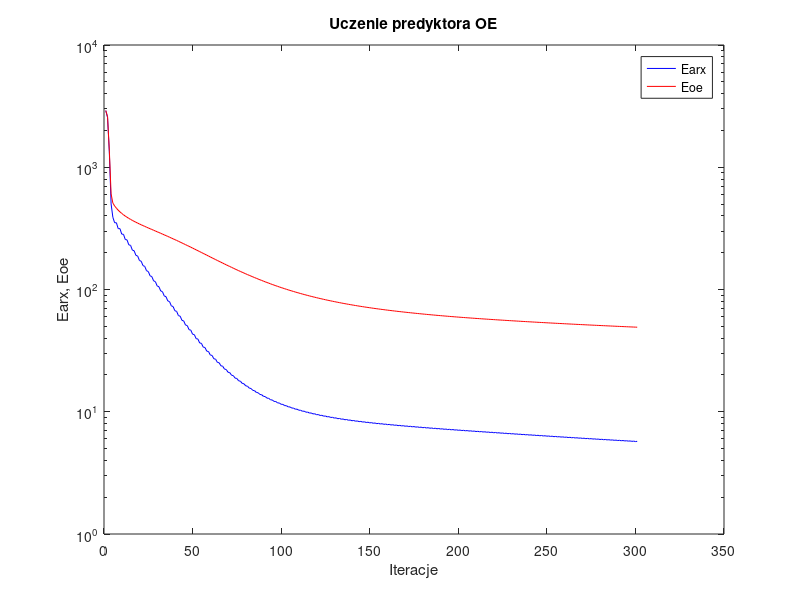
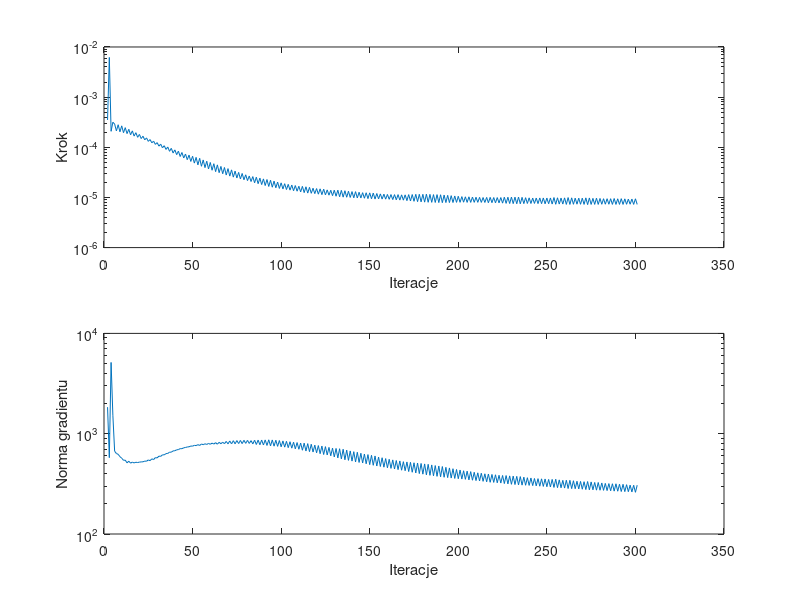

MATLAB code to generate these figures, in order:
%uczenie predyktora oe
clear all;
n=0; farx(n+1)=2.906634e+003; foe(n+1)=2.910154e+003; wspucz(n+1)=0.000000e+000; ng(n+1)=0.000000e+000;
n=1; farx(n+1)=2.553664e+003; foe(n+1)=2.594215e+003; krok(n+1)=3.505202e-004; ng(n+1)=1.838889e+003;
n=2; farx(n+1)=1.338366e+003; foe(n+1)=1.379075e+003; krok(n+1)=6.192369e-003; ng(n+1)=5.768130e+002;
n=3; farx(n+1)=5.015450e+002; foe(n+1)=6.055021e+002; krok(n+1)=2.084136e-004; ng(n+1)=5.133134e+003;
n=4; farx(n+1)=3.896473e+002; foe(n+1)=5.094646e+002; krok(n+1)=3.163070e-004; ng(n+1)=1.527792e+003;
n=5; farx(n+1)=3.515436e+002; foe(n+1)=4.823733e+002; krok(n+1)=2.908501e-004; ng(n+1)=6.689780e+002;
n=6; farx(n+1)=3.516984e+002; foe(n+1)=4.626349e+002; krok(n+1)=2.125792e-004; ng(n+1)=6.347634e+002;
n=7; farx(n+1)=3.147931e+002; foe(n+1)=4.455559e+002; krok(n+1)=2.815739e-004; ng(n+1)=6.230345e+002;
n=8; farx(n+1)=3.147470e+002; foe(n+1)=4.317180e+002; krok(n+1)=2.037062e-004; ng(n+1)=5.902421e+002;
n=9; farx(n+1)=2.839011e+002; foe(n+1)=4.191652e+002; krok(n+1)=2.676681e-004; ng(n+1)=5.694433e+002;
n=10; farx(n+1)=2.827177e+002; foe(n+1)=4.085045e+002; krok(n+1)=1.955288e-004; ng(n+1)=5.431926e+002;
n=11; farx(n+1)=2.565146e+002; foe(n+1)=3.986308e+002; krok(n+1)=2.463545e-004; ng(n+1)=5.447354e+002;
n=12; farx(n+1)=2.545514e+002; foe(n+1)=3.899836e+002; krok(n+1)=1.874926e-004; ng(n+1)=5.125818e+002;
n=13; farx(n+1)=2.319262e+002; foe(n+1)=3.818183e+002; krok(n+1)=2.285820e-004; ng(n+1)=5.318459e+002;
n=14; farx(n+1)=2.296578e+002; foe(n+1)=3.745013e+002; krok(n+1)=1.775639e-004; ng(n+1)=5.086548e+002;
n=15; farx(n+1)=2.099085e+002; foe(n+1)=3.675054e+002; krok(n+1)=2.125074e-004; ng(n+1)=5.209020e+002;
n=16; farx(n+1)=2.075687e+002; foe(n+1)=3.611135e+002; krok(n+1)=1.673718e-004; ng(n+1)=5.110352e+002;
n=17; farx(n+1)=1.903088e+002; foe(n+1)=3.549461e+002; krok(n+1)=1.955288e-004; ng(n+1)=5.192012e+002;
n=18; farx(n+1)=1.879066e+002; foe(n+1)=3.492256e+002; krok(n+1)=1.581535e-004; ng(n+1)=5.159366e+002;
n=19; farx(n+1)=1.727079e+002; foe(n+1)=3.436458e+002; krok(n+1)=1.803354e-004; ng(n+1)=5.206008e+002;
n=20; farx(n+1)=1.703240e+002; foe(n+1)=3.384080e+002; krok(n+1)=1.492510e-004; ng(n+1)=5.233885e+002;
n=21; farx(n+1)=1.568514e+002; foe(n+1)=3.332527e+002; krok(n+1)=1.662532e-004; ng(n+1)=5.245807e+002;
n=22; farx(n+1)=1.545417e+002; foe(n+1)=3.283637e+002; krok(n+1)=1.408798e-004; ng(n+1)=5.331090e+002;
n=23; farx(n+1)=1.424696e+002; foe(n+1)=3.235191e+002; krok(n+1)=1.539526e-004; ng(n+1)=5.313618e+002;
n=24; farx(n+1)=1.403332e+002; foe(n+1)=3.188793e+002; krok(n+1)=1.312842e-004; ng(n+1)=5.475359e+002;
n=25; farx(n+1)=1.295003e+002; foe(n+1)=3.142577e+002; krok(n+1)=1.426314e-004; ng(n+1)=5.385968e+002;
n=26; farx(n+1)=1.275103e+002; foe(n+1)=3.098040e+002; krok(n+1)=1.228179e-004; ng(n+1)=5.613831e+002;
n=27; farx(n+1)=1.177353e+002; foe(n+1)=3.053486e+002; krok(n+1)=1.323954e-004; ng(n+1)=5.521692e+002;
n=28; farx(n+1)=1.159228e+002; foe(n+1)=3.010325e+002; krok(n+1)=1.142910e-004; ng(n+1)=5.775183e+002;
n=29; farx(n+1)=1.070282e+002; foe(n+1)=2.967019e+002; krok(n+1)=1.239407e-004; ng(n+1)=5.734256e+002;
n=30; farx(n+1)=1.054380e+002; foe(n+1)=2.924869e+002; krok(n+1)=1.054119e-004; ng(n+1)=5.974826e+002;
n=31; farx(n+1)=9.736635e+001; foe(n+1)=2.882524e+002; krok(n+1)=1.155909e-004; ng(n+1)=5.943500e+002;
n=32; farx(n+1)=9.595021e+001; foe(n+1)=2.841207e+002; krok(n+1)=9.773247e-005; ng(n+1)=6.154753e+002;
n=33; farx(n+1)=8.863172e+001; foe(n+1)=2.799651e+002; krok(n+1)=1.075699e-004; ng(n+1)=6.157362e+002;
n=34; farx(n+1)=8.736892e+001; foe(n+1)=2.759051e+002; krok(n+1)=9.061083e-005; ng(n+1)=6.326806e+002;
n=35; farx(n+1)=8.067825e+001; foe(n+1)=2.718158e+002; krok(n+1)=1.012576e-004; ng(n+1)=6.359861e+002;
n=36; farx(n+1)=7.960212e+001; foe(n+1)=2.678125e+002; krok(n+1)=8.312662e-005; ng(n+1)=6.540394e+002;
n=37; farx(n+1)=7.349936e+001; foe(n+1)=2.637808e+002; krok(n+1)=9.531131e-005; ng(n+1)=6.544447e+002;
n=38; farx(n+1)=7.257550e+001; foe(n+1)=2.598333e+002; krok(n+1)=7.697632e-005; ng(n+1)=6.735896e+002;
n=39; farx(n+1)=6.703967e+001; foe(n+1)=2.558667e+002; krok(n+1)=8.876552e-005; ng(n+1)=6.762236e+002;
n=40; farx(n+1)=6.623518e+001; foe(n+1)=2.519797e+002; krok(n+1)=7.131570e-005; ng(n+1)=6.903635e+002;
n=41; farx(n+1)=6.118531e+001; foe(n+1)=2.480737e+002; krok(n+1)=8.368590e-005; ng(n+1)=6.944390e+002;
n=42; farx(n+1)=6.050864e+001; foe(n+1)=2.442422e+002; krok(n+1)=6.549403e-005; ng(n+1)=7.095224e+002;
n=43; farx(n+1)=5.593247e+001; foe(n+1)=2.403928e+002; krok(n+1)=7.872898e-005; ng(n+1)=7.087654e+002;
n=44; farx(n+1)=5.534400e+001; foe(n+1)=2.366308e+002; krok(n+1)=6.121123e-005; ng(n+1)=7.235132e+002;
n=45; farx(n+1)=5.120564e+001; foe(n+1)=2.328612e+002; krok(n+1)=7.341767e-005; ng(n+1)=7.287363e+002;
n=46; farx(n+1)=5.069847e+001; foe(n+1)=2.291713e+002; krok(n+1)=5.665485e-005; ng(n+1)=7.371610e+002;
n=47; farx(n+1)=4.692617e+001; foe(n+1)=2.254696e+002; krok(n+1)=6.991253e-005; ng(n+1)=7.404133e+002;
n=48; farx(n+1)=4.650763e+001; foe(n+1)=2.218459e+002; krok(n+1)=5.219632e-005; ng(n+1)=7.537036e+002;
n=49; farx(n+1)=4.308844e+001; foe(n+1)=2.182194e+002; krok(n+1)=6.627688e-005; ng(n+1)=7.510305e+002;
n=50; farx(n+1)=4.273421e+001; foe(n+1)=2.146739e+002; krok(n+1)=4.838580e-005; ng(n+1)=7.661843e+002;
n=51; farx(n+1)=3.963770e+001; foe(n+1)=2.111308e+002; krok(n+1)=6.291931e-005; ng(n+1)=7.604600e+002;
n=52; farx(n+1)=3.933760e+001; foe(n+1)=2.076668e+002; krok(n+1)=4.461789e-005; ng(n+1)=7.776415e+002;
n=53; farx(n+1)=3.653249e+001; foe(n+1)=2.041972e+002; krok(n+1)=6.028324e-005; ng(n+1)=7.632429e+002;
n=54; farx(n+1)=3.627905e+001; foe(n+1)=2.008198e+002; krok(n+1)=4.184295e-005; ng(n+1)=7.896178e+002;
n=55; farx(n+1)=3.378017e+001; foe(n+1)=1.974713e+002; krok(n+1)=5.595815e-005; ng(n+1)=7.765290e+002;
n=56; farx(n+1)=3.354723e+001; foe(n+1)=1.942051e+002; krok(n+1)=3.934497e-005; ng(n+1)=7.937645e+002;
n=57; farx(n+1)=3.130990e+001; foe(n+1)=1.909608e+002; krok(n+1)=5.279238e-005; ng(n+1)=7.812836e+002;
n=58; farx(n+1)=3.109802e+001; foe(n+1)=1.878031e+002; krok(n+1)=3.697679e-005; ng(n+1)=7.997200e+002;
n=59; farx(n+1)=2.909713e+001; foe(n+1)=1.846684e+002; krok(n+1)=4.984478e-005; ng(n+1)=7.845515e+002;
n=60; farx(n+1)=2.890274e+001; foe(n+1)=1.816214e+002; krok(n+1)=3.487580e-005; ng(n+1)=8.055700e+002;
n=61; farx(n+1)=2.711393e+001; foe(n+1)=1.786047e+002; krok(n+1)=4.705554e-005; ng(n+1)=7.877813e+002;
n=62; farx(n+1)=2.693418e+001; foe(n+1)=1.756676e+002; krok(n+1)=3.268967e-005; ng(n+1)=8.138666e+002;
n=63; farx(n+1)=2.533991e+001; foe(n+1)=1.727551e+002; krok(n+1)=4.461789e-005; ng(n+1)=7.862221e+002;
n=64; farx(n+1)=2.516850e+001; foe(n+1)=1.699387e+002; krok(n+1)=3.117913e-005; ng(n+1)=8.202615e+002;
n=65; farx(n+1)=2.375733e+001; foe(n+1)=1.671576e+002; krok(n+1)=4.156331e-005; ng(n+1)=7.941812e+002;
n=66; farx(n+1)=2.359006e+001; foe(n+1)=1.644650e+002; krok(n+1)=2.968482e-005; ng(n+1)=8.226039e+002;
n=67; farx(n+1)=2.232625e+001; foe(n+1)=1.618010e+002; krok(n+1)=3.953838e-005; ng(n+1)=7.953472e+002;
n=68; farx(n+1)=2.217022e+001; foe(n+1)=1.592160e+002; krok(n+1)=2.797908e-005; ng(n+1)=8.373945e+002;
n=69; farx(n+1)=2.104250e+001; foe(n+1)=1.566625e+002; krok(n+1)=3.757145e-005; ng(n+1)=7.924795e+002;
n=70; farx(n+1)=2.089317e+001; foe(n+1)=1.541926e+002; krok(n+1)=2.663711e-005; ng(n+1)=8.463097e+002;
n=71; farx(n+1)=1.988903e+001; foe(n+1)=1.517559e+002; krok(n+1)=3.547989e-005; ng(n+1)=7.916651e+002;
n=72; farx(n+1)=1.974523e+001; foe(n+1)=1.494014e+002; krok(n+1)=2.541507e-005; ng(n+1)=8.519161e+002;
n=73; farx(n+1)=1.885093e+001; foe(n+1)=1.470772e+002; krok(n+1)=3.351833e-005; ng(n+1)=7.929920e+002;
n=74; farx(n+1)=1.871230e+001; foe(n+1)=1.448376e+002; krok(n+1)=2.444110e-005; ng(n+1)=8.541608e+002;
n=75; farx(n+1)=1.791408e+001; foe(n+1)=1.426300e+002; krok(n+1)=3.158272e-005; ng(n+1)=7.975367e+002;
n=76; farx(n+1)=1.778203e+001; foe(n+1)=1.404991e+002; krok(n+1)=2.336806e-005; ng(n+1)=8.566754e+002;
n=77; farx(n+1)=1.706526e+001; foe(n+1)=1.383962e+002; krok(n+1)=3.008156e-005; ng(n+1)=7.966183e+002;
n=78; farx(n+1)=1.694141e+001; foe(n+1)=1.363690e+002; krok(n+1)=2.253084e-005; ng(n+1)=8.593172e+002;
n=79; farx(n+1)=1.629931e+001; foe(n+1)=1.343777e+002; krok(n+1)=2.829063e-005; ng(n+1)=8.009303e+002;
n=80; farx(n+1)=1.618278e+001; foe(n+1)=1.324526e+002; krok(n+1)=2.167257e-005; ng(n+1)=8.582782e+002;
n=81; farx(n+1)=1.560592e+001; foe(n+1)=1.305610e+002; krok(n+1)=2.676955e-005; ng(n+1)=7.994894e+002;
n=82; farx(n+1)=1.549607e+001; foe(n+1)=1.287363e+002; krok(n+1)=2.078166e-005; ng(n+1)=8.531515e+002;
n=83; farx(n+1)=1.496781e+001; foe(n+1)=1.269338e+002; krok(n+1)=2.605170e-005; ng(n+1)=7.915019e+002;
n=84; farx(n+1)=1.487040e+001; foe(n+1)=1.251934e+002; krok(n+1)=1.961230e-005; ng(n+1)=8.608253e+002;
n=85; farx(n+1)=1.438721e+001; foe(n+1)=1.234737e+002; krok(n+1)=2.529606e-005; ng(n+1)=7.805396e+002;
n=86; farx(n+1)=1.430009e+001; foe(n+1)=1.218197e+002; krok(n+1)=1.879985e-005; ng(n+1)=8.630402e+002;
n=87; farx(n+1)=1.385852e+001; foe(n+1)=1.201883e+002; krok(n+1)=2.428432e-005; ng(n+1)=7.759549e+002;
n=88; farx(n+1)=1.378108e+001; foe(n+1)=1.186184e+002; krok(n+1)=1.804864e-005; ng(n+1)=8.650192e+002;
n=89; farx(n+1)=1.337521e+001; foe(n+1)=1.170703e+002; krok(n+1)=2.342760e-005; ng(n+1)=7.715609e+002;
n=90; farx(n+1)=1.330768e+001; foe(n+1)=1.155797e+002; krok(n+1)=1.726474e-005; ng(n+1)=8.671389e+002;
n=91; farx(n+1)=1.293231e+001; foe(n+1)=1.141077e+002; krok(n+1)=2.276873e-005; ng(n+1)=7.637150e+002;
n=92; farx(n+1)=1.287475e+001; foe(n+1)=1.126919e+002; krok(n+1)=1.654943e-005; ng(n+1)=8.690573e+002;
n=93; farx(n+1)=1.252759e+001; foe(n+1)=1.112944e+002; krok(n+1)=2.202092e-005; ng(n+1)=7.563239e+002;
n=94; farx(n+1)=1.247899e+001; foe(n+1)=1.099526e+002; krok(n+1)=1.600260e-005; ng(n+1)=8.666356e+002;
n=95; farx(n+1)=1.215794e+001; foe(n+1)=1.086299e+002; krok(n+1)=2.114892e-005; ng(n+1)=7.511407e+002;
n=96; farx(n+1)=1.211755e+001; foe(n+1)=1.073599e+002; krok(n+1)=1.558957e-005; ng(n+1)=8.609316e+002;
n=97; farx(n+1)=1.181958e+001; foe(n+1)=1.061110e+002; krok(n+1)=2.026093e-005; ng(n+1)=7.478409e+002;
n=98; farx(n+1)=1.178705e+001; foe(n+1)=1.049084e+002; krok(n+1)=1.511881e-005; ng(n+1)=8.550390e+002;
n=99; farx(n+1)=1.150929e+001; foe(n+1)=1.037250e+002; krok(n+1)=1.954543e-005; ng(n+1)=7.402163e+002;
n=100; farx(n+1)=1.148412e+001; foe(n+1)=1.025868e+002; krok(n+1)=1.476011e-005; ng(n+1)=8.471333e+002;
n=101; farx(n+1)=1.122439e+001; foe(n+1)=1.014679e+002; krok(n+1)=1.879985e-005; ng(n+1)=7.347388e+002;
n=102; farx(n+1)=1.120615e+001; foe(n+1)=1.003900e+002; krok(n+1)=1.436371e-005; ng(n+1)=8.391227e+002;
n=103; farx(n+1)=1.096182e+001; foe(n+1)=9.932946e+001; krok(n+1)=1.823411e-005; ng(n+1)=7.260273e+002;
n=104; farx(n+1)=1.095038e+001; foe(n+1)=9.830764e+001; krok(n+1)=1.398954e-005; ng(n+1)=8.317832e+002;
n=105; farx(n+1)=1.072009e+001; foe(n+1)=9.730266e+001; krok(n+1)=1.766648e-005; ng(n+1)=7.174717e+002;
n=106; farx(n+1)=1.071467e+001; foe(n+1)=9.633426e+001; krok(n+1)=1.361415e-005; ng(n+1)=8.229011e+002;
n=107; farx(n+1)=1.049626e+001; foe(n+1)=9.538004e+001; krok(n+1)=1.726474e-005; ng(n+1)=7.064923e+002;
n=108; farx(n+1)=1.049715e+001; foe(n+1)=9.446074e+001; krok(n+1)=1.331856e-005; ng(n+1)=8.159589e+002;
n=109; farx(n+1)=1.028996e+001; foe(n+1)=9.355777e+001; krok(n+1)=1.671517e-005; ng(n+1)=6.995037e+002;
n=110; farx(n+1)=1.029581e+001; foe(n+1)=9.268552e+001; krok(n+1)=1.290553e-005; ng(n+1)=8.070101e+002;
n=111; farx(n+1)=1.009678e+001; foe(n+1)=9.182483e+001; krok(n+1)=1.663384e-005; ng(n+1)=6.843398e+002;
n=112; farx(n+1)=1.010879e+001; foe(n+1)=9.099321e+001; krok(n+1)=1.248325e-005; ng(n+1)=8.051109e+002;
n=113; farx(n+1)=9.918677e+000; foe(n+1)=9.017510e+001; krok(n+1)=1.631013e-005; ng(n+1)=6.724586e+002;
n=114; farx(n+1)=9.935341e+000; foe(n+1)=8.938507e+001; krok(n+1)=1.221656e-005; ng(n+1)=7.963423e+002;
n=115; farx(n+1)=9.753975e+000; foe(n+1)=8.860880e+001; krok(n+1)=1.588017e-005; ng(n+1)=6.625319e+002;
n=116; farx(n+1)=9.774815e+000; foe(n+1)=8.785922e+001; krok(n+1)=1.209447e-005; ng(n+1)=7.847015e+002;
n=117; farx(n+1)=9.602188e+000; foe(n+1)=8.712539e+001; krok(n+1)=1.524497e-005; ng(n+1)=6.570207e+002;
n=118; farx(n+1)=9.625583e+000; foe(n+1)=8.641525e+001; krok(n+1)=1.191521e-005; ng(n+1)=7.691147e+002;
n=119; farx(n+1)=9.459287e+000; foe(n+1)=8.571699e+001; krok(n+1)=1.502405e-005; ng(n+1)=6.450680e+002;
n=120; farx(n+1)=9.486212e+000; foe(n+1)=8.504058e+001; krok(n+1)=1.161523e-005; ng(n+1)=7.614251e+002;
n=121; farx(n+1)=9.325837e+000; foe(n+1)=8.437511e+001; krok(n+1)=1.484784e-005; ng(n+1)=6.319194e+002;
n=122; farx(n+1)=9.355969e+000; foe(n+1)=8.373070e+001; krok(n+1)=1.136531e-005; ng(n+1)=7.530356e+002;
n=123; farx(n+1)=9.201322e+000; foe(n+1)=8.309700e+001; krok(n+1)=1.461294e-005; ng(n+1)=6.201059e+002;
n=124; farx(n+1)=9.234676e+000; foe(n+1)=8.248337e+001; krok(n+1)=1.126542e-005; ng(n+1)=7.430728e+002;
n=125; farx(n+1)=9.085654e+000; foe(n+1)=8.188304e+001; krok(n+1)=1.414532e-005; ng(n+1)=6.141770e+002;
n=126; farx(n+1)=9.120834e+000; foe(n+1)=8.129932e+001; krok(n+1)=1.109569e-005; ng(n+1)=7.303198e+002;
n=127; farx(n+1)=8.977076e+000; foe(n+1)=8.072695e+001; krok(n+1)=1.390226e-005; ng(n+1)=6.022467e+002;
n=128; farx(n+1)=9.013548e+000; foe(n+1)=8.017117e+001; krok(n+1)=1.085468e-005; ng(n+1)=7.181460e+002;
n=129; farx(n+1)=8.873590e+000; foe(n+1)=7.962309e+001; krok(n+1)=1.393983e-005; ng(n+1)=5.866997e+002;
n=130; farx(n+1)=8.912433e+000; foe(n+1)=7.909127e+001; krok(n+1)=1.057446e-005; ng(n+1)=7.126053e+002;
n=131; farx(n+1)=8.775668e+000; foe(n+1)=7.856713e+001; krok(n+1)=1.395478e-005; ng(n+1)=5.732842e+002;
n=132; farx(n+1)=8.816950e+000; foe(n+1)=7.805727e+001; krok(n+1)=1.031748e-005; ng(n+1)=7.082229e+002;
n=133; farx(n+1)=8.683846e+000; foe(n+1)=7.755654e+001; krok(n+1)=1.384553e-005; ng(n+1)=5.612712e+002;
n=134; farx(n+1)=8.726717e+000; foe(n+1)=7.706895e+001; krok(n+1)=1.013046e-005; ng(n+1)=6.997332e+002;
n=135; farx(n+1)=8.598022e+000; foe(n+1)=7.659052e+001; krok(n+1)=1.361415e-005; ng(n+1)=5.497227e+002;
n=136; farx(n+1)=8.641893e+000; foe(n+1)=7.612605e+001; krok(n+1)=1.009346e-005; ng(n+1)=6.859766e+002;
n=137; farx(n+1)=8.516977e+000; foe(n+1)=7.567089e+001; krok(n+1)=1.328171e-005; ng(n+1)=5.421198e+002;
n=138; farx(n+1)=8.561476e+000; foe(n+1)=7.522776e+001; krok(n+1)=9.999543e-006; ng(n+1)=6.732168e+002;
n=139; farx(n+1)=8.439997e+000; foe(n+1)=7.479287e+001; krok(n+1)=1.308479e-005; ng(n+1)=5.330761e+002;
n=140; farx(n+1)=8.484846e+000; foe(n+1)=7.436938e+001; krok(n+1)=9.841122e-006; ng(n+1)=6.618365e+002;
n=141; farx(n+1)=8.366318e+000; foe(n+1)=7.395211e+001; krok(n+1)=1.304908e-005; ng(n+1)=5.227916e+002;
n=142; farx(n+1)=8.412461e+000; foe(n+1)=7.354630e+001; krok(n+1)=9.766516e-006; ng(n+1)=6.530530e+002;
n=143; farx(n+1)=8.297453e+000; foe(n+1)=7.314860e+001; krok(n+1)=1.268925e-005; ng(n+1)=5.168030e+002;
n=144; farx(n+1)=8.343677e+000; foe(n+1)=7.276143e+001; krok(n+1)=9.766516e-006; ng(n+1)=6.382746e+002;
n=145; farx(n+1)=8.231348e+000; foe(n+1)=7.238162e+001; krok(n+1)=1.245057e-005; ng(n+1)=5.103728e+002;
n=146; farx(n+1)=8.277661e+000; foe(n+1)=7.201079e+001; krok(n+1)=9.645404e-006; ng(n+1)=6.273640e+002;
n=147; farx(n+1)=8.167694e+000; foe(n+1)=7.164617e+001; krok(n+1)=1.240203e-005; ng(n+1)=5.011949e+002;
n=148; farx(n+1)=8.214298e+000; foe(n+1)=7.129007e+001; krok(n+1)=9.479621e-006; ng(n+1)=6.190356e+002;
n=149; farx(n+1)=8.106977e+000; foe(n+1)=7.093942e+001; krok(n+1)=1.234279e-005; ng(n+1)=4.915591e+002;
n=150; farx(n+1)=8.153837e+000; foe(n+1)=7.059780e+001; krok(n+1)=9.405221e-006; ng(n+1)=6.088856e+002;
n=151; farx(n+1)=8.048583e+000; foe(n+1)=7.026165e+001; krok(n+1)=1.221656e-005; ng(n+1)=4.842491e+002;
n=152; farx(n+1)=8.095687e+000; foe(n+1)=6.993334e+001; krok(n+1)=9.301319e-006; ng(n+1)=6.000768e+002;
n=153; farx(n+1)=7.993617e+000; foe(n+1)=6.961053e+001; krok(n+1)=1.197415e-005; ng(n+1)=4.764234e+002;
n=154; farx(n+1)=8.040245e+000; foe(n+1)=6.929654e+001; krok(n+1)=9.357347e-006; ng(n+1)=5.849402e+002;
n=155; farx(n+1)=7.939915e+000; foe(n+1)=6.898742e+001; krok(n+1)=1.177023e-005; ng(n+1)=4.710279e+002;
n=156; farx(n+1)=7.986591e+000; foe(n+1)=6.868540e+001; krok(n+1)=9.279533e-006; ng(n+1)=5.758404e+002;
n=157; farx(n+1)=7.888472e+000; foe(n+1)=6.838821e+001; krok(n+1)=1.161523e-005; ng(n+1)=4.637937e+002;
n=158; farx(n+1)=7.934880e+000; foe(n+1)=6.809795e+001; krok(n+1)=9.244198e-006; ng(n+1)=5.649353e+002;
n=159; farx(n+1)=7.838580e+000; foe(n+1)=6.781216e+001; krok(n+1)=1.148323e-005; ng(n+1)=4.570268e+002;
n=160; farx(n+1)=7.884808e+000; foe(n+1)=6.753269e+001; krok(n+1)=9.177209e-006; ng(n+1)=5.556202e+002;
n=161; farx(n+1)=7.790030e+000; foe(n+1)=6.725744e+001; krok(n+1)=1.141354e-005; ng(n+1)=4.512484e+002;
n=162; farx(n+1)=7.836116e+000; foe(n+1)=6.698783e+001; krok(n+1)=9.063603e-006; ng(n+1)=5.479924e+002;
n=163; farx(n+1)=7.742943e+000; foe(n+1)=6.672216e+001; krok(n+1)=1.138437e-005; ng(n+1)=4.446463e+002;
n=164; farx(n+1)=7.788827e+000; foe(n+1)=6.646194e+001; krok(n+1)=8.960031e-006; ng(n+1)=5.402771e+002;
n=165; farx(n+1)=7.696941e+000; foe(n+1)=6.620535e+001; krok(n+1)=1.138585e-005; ng(n+1)=4.382696e+002;
n=166; farx(n+1)=7.742893e+000; foe(n+1)=6.595371e+001; krok(n+1)=8.856543e-006; ng(n+1)=5.350523e+002;
n=167; farx(n+1)=7.652845e+000; foe(n+1)=6.570597e+001; krok(n+1)=1.127096e-005; ng(n+1)=4.325709e+002;
n=168; farx(n+1)=7.698298e+000; foe(n+1)=6.546333e+001; krok(n+1)=8.829868e-006; ng(n+1)=5.261997e+002;
n=169; farx(n+1)=7.608990e+000; foe(n+1)=6.522419e+001; krok(n+1)=1.126542e-005; ng(n+1)=4.275311e+002;
n=170; farx(n+1)=7.654222e+000; foe(n+1)=6.498884e+001; krok(n+1)=8.632369e-006; ng(n+1)=5.228894e+002;
n=171; farx(n+1)=7.566250e+000; foe(n+1)=6.475639e+001; krok(n+1)=1.138585e-005; ng(n+1)=4.193898e+002;
n=172; farx(n+1)=7.611264e+000; foe(n+1)=6.452823e+001; krok(n+1)=8.500298e-006; ng(n+1)=5.182985e+002;
n=173; farx(n+1)=7.524528e+000; foe(n+1)=6.430268e+001; krok(n+1)=1.142512e-005; ng(n+1)=4.127794e+002;
n=174; farx(n+1)=7.569163e+000; foe(n+1)=6.408151e+001; krok(n+1)=8.379583e-006; ng(n+1)=5.130614e+002;
n=175; farx(n+1)=7.483190e+000; foe(n+1)=6.386239e+001; krok(n+1)=1.153689e-005; ng(n+1)=4.061949e+002;
n=176; farx(n+1)=7.527901e+000; foe(n+1)=6.364720e+001; krok(n+1)=8.245594e-006; ng(n+1)=5.103144e+002;
n=177; farx(n+1)=7.443053e+000; foe(n+1)=6.343446e+001; krok(n+1)=1.155377e-005; ng(n+1)=4.002860e+002;
n=178; farx(n+1)=7.487509e+000; foe(n+1)=6.322561e+001; krok(n+1)=8.169045e-006; ng(n+1)=5.049944e+002;
n=179; farx(n+1)=7.403681e+000; foe(n+1)=6.301927e+001; krok(n+1)=1.153689e-005; ng(n+1)=3.951155e+002;
n=180; farx(n+1)=7.447626e+000; foe(n+1)=6.281646e+001; krok(n+1)=8.058704e-006; ng(n+1)=4.997265e+002;
n=181; farx(n+1)=7.364811e+000; foe(n+1)=6.261537e+001; krok(n+1)=1.161523e-005; ng(n+1)=3.887584e+002;
n=182; farx(n+1)=7.408698e+000; foe(n+1)=6.241812e+001; krok(n+1)=8.001301e-006; ng(n+1)=4.951829e+002;
n=183; farx(n+1)=7.327072e+000; foe(n+1)=6.222326e+001; krok(n+1)=1.150792e-005; ng(n+1)=3.845558e+002;
n=184; farx(n+1)=7.370524e+000; foe(n+1)=6.203196e+001; krok(n+1)=7.983154e-006; ng(n+1)=4.882791e+002;
n=185; farx(n+1)=7.290086e+000; foe(n+1)=6.184308e+001; krok(n+1)=1.138543e-005; ng(n+1)=3.806117e+002;
n=186; farx(n+1)=7.332857e+000; foe(n+1)=6.165750e+001; krok(n+1)=7.940086e-006; ng(n+1)=4.812116e+002;
n=187; farx(n+1)=7.253320e+000; foe(n+1)=6.147366e+001; krok(n+1)=1.138543e-005; ng(n+1)=3.756979e+002;
n=188; farx(n+1)=7.295878e+000; foe(n+1)=6.129298e+001; krok(n+1)=7.895680e-006; ng(n+1)=4.763338e+002;
n=189; farx(n+1)=7.217270e+000; foe(n+1)=6.111441e+001; krok(n+1)=1.131276e-005; ng(n+1)=3.717249e+002;
n=190; farx(n+1)=7.259470e+000; foe(n+1)=6.093860e+001; krok(n+1)=7.864914e-006; ng(n+1)=4.707026e+002;
n=191; farx(n+1)=7.182325e+000; foe(n+1)=6.076502e+001; krok(n+1)=1.115447e-005; ng(n+1)=3.678520e+002;
n=192; farx(n+1)=7.223809e+000; foe(n+1)=6.059463e+001; krok(n+1)=7.902407e-006; ng(n+1)=4.620681e+002;
n=193; farx(n+1)=7.147633e+000; foe(n+1)=6.042617e+001; krok(n+1)=1.101046e-005; ng(n+1)=3.648484e+002;
n=194; farx(n+1)=7.188613e+000; foe(n+1)=6.026041e+001; krok(n+1)=7.895680e-006; ng(n+1)=4.556413e+002;
n=195; farx(n+1)=7.113766e+000; foe(n+1)=6.009648e+001; krok(n+1)=1.085468e-005; ng(n+1)=3.613388e+002;
n=196; farx(n+1)=7.153980e+000; foe(n+1)=5.993552e+001; krok(n+1)=7.920990e-006; ng(n+1)=4.475692e+002;
n=197; farx(n+1)=7.080385e+000; foe(n+1)=5.977595e+001; krok(n+1)=1.069939e-005; ng(n+1)=3.580439e+002;
n=198; farx(n+1)=7.120018e+000; foe(n+1)=5.961946e+001; krok(n+1)=7.975059e-006; ng(n+1)=4.398248e+002;
n=199; farx(n+1)=7.047180e+000; foe(n+1)=5.946437e+001; krok(n+1)=1.055114e-005; ng(n+1)=3.557390e+002;
n=200; farx(n+1)=7.086467e+000; foe(n+1)=5.931175e+001; krok(n+1)=7.987686e-006; ng(n+1)=4.341823e+002;
n=201; farx(n+1)=7.014667e+000; foe(n+1)=5.916070e+001; krok(n+1)=1.039083e-005; ng(n+1)=3.530868e+002;
n=202; farx(n+1)=7.053438e+000; foe(n+1)=5.901201e+001; krok(n+1)=8.036863e-006; ng(n+1)=4.272343e+002;
n=203; farx(n+1)=6.982110e+000; foe(n+1)=5.886490e+001; krok(n+1)=1.029142e-005; ng(n+1)=3.508649e+002;
n=204; farx(n+1)=7.020429e+000; foe(n+1)=5.871947e+001; krok(n+1)=7.969908e-006; ng(n+1)=4.231889e+002;
n=205; farx(n+1)=6.949938e+000; foe(n+1)=5.857536e+001; krok(n+1)=1.029831e-005; ng(n+1)=3.464953e+002;
n=206; farx(n+1)=6.988000e+000; foe(n+1)=5.843313e+001; krok(n+1)=7.964158e-006; ng(n+1)=4.187180e+002;
n=207; farx(n+1)=6.918450e+000; foe(n+1)=5.829241e+001; krok(n+1)=1.017076e-005; ng(n+1)=3.437888e+002;
n=208; farx(n+1)=6.955916e+000; foe(n+1)=5.815354e+001; krok(n+1)=7.983154e-006; ng(n+1)=4.125212e+002;
n=209; farx(n+1)=6.887152e+000; foe(n+1)=5.801596e+001; krok(n+1)=1.008355e-005; ng(n+1)=3.409266e+002;
n=210; farx(n+1)=6.924156e+000; foe(n+1)=5.788014e+001; krok(n+1)=7.983154e-006; ng(n+1)=4.073763e+002;
n=211; farx(n+1)=6.855991e+000; foe(n+1)=5.774551e+001; krok(n+1)=1.003408e-005; ng(n+1)=3.380011e+002;
n=212; farx(n+1)=6.892697e+000; foe(n+1)=5.761245e+001; krok(n+1)=7.964158e-006; ng(n+1)=4.033803e+002;
n=213; farx(n+1)=6.825337e+000; foe(n+1)=5.748063e+001; krok(n+1)=9.955536e-006; ng(n+1)=3.350935e+002;
n=214; farx(n+1)=6.861416e+000; foe(n+1)=5.735039e+001; krok(n+1)=7.940086e-006; ng(n+1)=3.982839e+002;
n=215; farx(n+1)=6.794409e+000; foe(n+1)=5.722103e+001; krok(n+1)=1.000667e-005; ng(n+1)=3.314511e+002;
n=216; farx(n+1)=6.830258e+000; foe(n+1)=5.709304e+001; krok(n+1)=7.840842e-006; ng(n+1)=3.963520e+002;
n=217; farx(n+1)=6.764038e+000; foe(n+1)=5.696583e+001; krok(n+1)=1.003721e-005; ng(n+1)=3.277715e+002;
n=218; farx(n+1)=6.799760e+000; foe(n+1)=5.684030e+001; krok(n+1)=7.864914e-006; ng(n+1)=3.924435e+002;
n=219; farx(n+1)=6.733838e+000; foe(n+1)=5.671590e+001; krok(n+1)=9.952471e-006; ng(n+1)=3.269409e+002;
n=220; farx(n+1)=6.769220e+000; foe(n+1)=5.659260e+001; krok(n+1)=7.806114e-006; ng(n+1)=3.894423e+002;
n=221; farx(n+1)=6.704129e+000; foe(n+1)=5.647030e+001; krok(n+1)=9.936047e-006; ng(n+1)=3.240569e+002;
n=222; farx(n+1)=6.739063e+000; foe(n+1)=5.634938e+001; krok(n+1)=7.803699e-006; ng(n+1)=3.849520e+002;
n=223; farx(n+1)=6.674210e+000; foe(n+1)=5.622934e+001; krok(n+1)=9.952471e-006; ng(n+1)=3.220526e+002;
n=224; farx(n+1)=6.708857e+000; foe(n+1)=5.611031e+001; krok(n+1)=7.698578e-006; ng(n+1)=3.832312e+002;
n=225; farx(n+1)=6.644259e+000; foe(n+1)=5.599194e+001; krok(n+1)=1.009346e-005; ng(n+1)=3.184070e+002;
n=226; farx(n+1)=6.678984e+000; foe(n+1)=5.587453e+001; krok(n+1)=7.618246e-006; ng(n+1)=3.825894e+002;
n=227; farx(n+1)=6.614940e+000; foe(n+1)=5.575811e+001; krok(n+1)=1.009346e-005; ng(n+1)=3.160062e+002;
n=228; farx(n+1)=6.649219e+000; foe(n+1)=5.564268e+001; krok(n+1)=7.559984e-006; ng(n+1)=3.796515e+002;
n=229; farx(n+1)=6.585670e+000; foe(n+1)=5.552790e+001; krok(n+1)=1.015759e-005; ng(n+1)=3.129577e+002;
n=230; farx(n+1)=6.619829e+000; foe(n+1)=5.541424e+001; krok(n+1)=7.530287e-006; ng(n+1)=3.779643e+002;
n=231; farx(n+1)=6.556741e+000; foe(n+1)=5.530145e+001; krok(n+1)=1.013046e-005; ng(n+1)=3.111629e+002;
n=232; farx(n+1)=6.590547e+000; foe(n+1)=5.518961e+001; krok(n+1)=7.486185e-006; ng(n+1)=3.756572e+002;
n=233; farx(n+1)=6.527971e+000; foe(n+1)=5.507845e+001; krok(n+1)=1.015759e-005; ng(n+1)=3.086117e+002;
n=234; farx(n+1)=6.561616e+000; foe(n+1)=5.496833e+001; krok(n+1)=7.471755e-006; ng(n+1)=3.735824e+002;
n=235; farx(n+1)=6.499958e+000; foe(n+1)=5.485909e+001; krok(n+1)=1.003721e-005; ng(n+1)=3.070592e+002;
n=236; farx(n+1)=6.533091e+000; foe(n+1)=5.475113e+001; krok(n+1)=7.530287e-006; ng(n+1)=3.686358e+002;
n=237; farx(n+1)=6.472201e+000; foe(n+1)=5.464393e+001; krok(n+1)=9.888364e-006; ng(n+1)=3.062098e+002;
n=238; farx(n+1)=6.504840e+000; foe(n+1)=5.453797e+001; krok(n+1)=7.578315e-006; ng(n+1)=3.640740e+002;
n=239; farx(n+1)=6.444351e+000; foe(n+1)=5.443265e+001; krok(n+1)=9.820196e-006; ng(n+1)=3.051691e+002;
n=240; farx(n+1)=6.476783e+000; foe(n+1)=5.432829e+001; krok(n+1)=7.575850e-006; ng(n+1)=3.617174e+002;
n=241; farx(n+1)=6.417074e+000; foe(n+1)=5.422468e+001; krok(n+1)=9.716744e-006; ng(n+1)=3.037737e+002;
n=242; farx(n+1)=6.448949e+000; foe(n+1)=5.412214e+001; krok(n+1)=7.599740e-006; ng(n+1)=3.574785e+002;
n=243; farx(n+1)=6.389511e+000; foe(n+1)=5.402009e+001; krok(n+1)=9.722265e-006; ng(n+1)=3.021254e+002;
n=244; farx(n+1)=6.421171e+000; foe(n+1)=5.391890e+001; krok(n+1)=7.535405e-006; ng(n+1)=3.563188e+002;
n=245; farx(n+1)=6.362168e+000; foe(n+1)=5.381811e+001; krok(n+1)=9.772716e-006; ng(n+1)=2.995710e+002;
n=246; farx(n+1)=6.393744e+000; foe(n+1)=5.371826e+001; krok(n+1)=7.517282e-006; ng(n+1)=3.548634e+002;
n=247; farx(n+1)=6.334989e+000; foe(n+1)=5.361901e+001; krok(n+1)=9.766516e-006; ng(n+1)=2.981689e+002;
n=248; farx(n+1)=6.366421e+000; foe(n+1)=5.352041e+001; krok(n+1)=7.471755e-006; ng(n+1)=3.537160e+002;
n=249; farx(n+1)=6.308459e+000; foe(n+1)=5.342247e+001; krok(n+1)=9.716744e-006; ng(n+1)=2.961370e+002;
n=250; farx(n+1)=6.339383e+000; foe(n+1)=5.332547e+001; krok(n+1)=7.488082e-006; ng(n+1)=3.499223e+002;
n=251; farx(n+1)=6.281490e+000; foe(n+1)=5.322888e+001; krok(n+1)=9.766516e-006; ng(n+1)=2.944850e+002;
n=252; farx(n+1)=6.312283e+000; foe(n+1)=5.313290e+001; krok(n+1)=7.381362e-006; ng(n+1)=3.500317e+002;
n=253; farx(n+1)=6.254389e+000; foe(n+1)=5.303719e+001; krok(n+1)=9.952471e-006; ng(n+1)=2.913588e+002;
n=254; farx(n+1)=6.285492e+000; foe(n+1)=5.294195e+001; krok(n+1)=7.304702e-006; ng(n+1)=3.514992e+002;
n=255; farx(n+1)=6.228579e+000; foe(n+1)=5.284752e+001; krok(n+1)=9.841122e-006; ng(n+1)=2.897158e+002;
n=256; farx(n+1)=6.259107e+000; foe(n+1)=5.275401e+001; krok(n+1)=7.373209e-006; ng(n+1)=3.464433e+002;
n=257; farx(n+1)=6.202855e+000; foe(n+1)=5.266108e+001; krok(n+1)=9.716744e-006; ng(n+1)=2.889482e+002;
n=258; farx(n+1)=6.232824e+000; foe(n+1)=5.256905e+001; krok(n+1)=7.381362e-006; ng(n+1)=3.426697e+002;
n=259; farx(n+1)=6.176560e+000; foe(n+1)=5.247723e+001; krok(n+1)=9.809075e-006; ng(n+1)=2.870655e+002;
n=260; farx(n+1)=6.206501e+000; foe(n+1)=5.238598e+001; krok(n+1)=7.265431e-006; ng(n+1)=3.434959e+002;
n=261; farx(n+1)=6.150587e+000; foe(n+1)=5.229488e+001; krok(n+1)=9.936047e-006; ng(n+1)=2.840279e+002;
n=262; farx(n+1)=6.180664e+000; foe(n+1)=5.220456e+001; krok(n+1)=7.258975e-006; ng(n+1)=3.429844e+002;
n=263; farx(n+1)=6.125317e+000; foe(n+1)=5.211491e+001; krok(n+1)=9.820196e-006; ng(n+1)=2.833778e+002;
n=264; farx(n+1)=6.155116e+000; foe(n+1)=5.202593e+001; krok(n+1)=7.304702e-006; ng(n+1)=3.397379e+002;
n=265; farx(n+1)=6.100478e+000; foe(n+1)=5.193767e+001; krok(n+1)=9.671965e-006; ng(n+1)=2.828305e+002;
n=266; farx(n+1)=6.129721e+000; foe(n+1)=5.185011e+001; krok(n+1)=7.336129e-006; ng(n+1)=3.356193e+002;
n=267; farx(n+1)=6.075426e+000; foe(n+1)=5.176296e+001; krok(n+1)=9.667524e-006; ng(n+1)=2.814012e+002;
n=268; farx(n+1)=6.104464e+000; foe(n+1)=5.167641e+001; krok(n+1)=7.303802e-006; ng(n+1)=3.341963e+002;
n=269; farx(n+1)=6.050654e+000; foe(n+1)=5.159021e+001; krok(n+1)=9.671965e-006; ng(n+1)=2.795709e+002;
n=270; farx(n+1)=6.079332e+000; foe(n+1)=5.150473e+001; krok(n+1)=7.265431e-006; ng(n+1)=3.322382e+002;
n=271; farx(n+1)=6.025515e+000; foe(n+1)=5.141933e+001; krok(n+1)=9.809075e-006; ng(n+1)=2.773037e+002;
n=272; farx(n+1)=6.054416e+000; foe(n+1)=5.133443e+001; krok(n+1)=7.194757e-006; ng(n+1)=3.334200e+002;
n=273; farx(n+1)=6.001207e+000; foe(n+1)=5.125000e+001; krok(n+1)=9.772716e-006; ng(n+1)=2.757071e+002;
n=274; farx(n+1)=6.029985e+000; foe(n+1)=5.116626e+001; krok(n+1)=7.258975e-006; ng(n+1)=3.306107e+002;
n=275; farx(n+1)=5.977428e+000; foe(n+1)=5.108326e+001; krok(n+1)=9.579475e-006; ng(n+1)=2.758424e+002;
n=276; farx(n+1)=6.005513e+000; foe(n+1)=5.100083e+001; krok(n+1)=7.265431e-006; ng(n+1)=3.264433e+002;
n=277; farx(n+1)=5.953185e+000; foe(n+1)=5.091859e+001; krok(n+1)=9.667524e-006; ng(n+1)=2.736756e+002;
n=278; farx(n+1)=5.981443e+000; foe(n+1)=5.083690e+001; krok(n+1)=7.258975e-006; ng(n+1)=3.262781e+002;
n=279; farx(n+1)=5.929712e+000; foe(n+1)=5.075583e+001; krok(n+1)=9.540944e-006; ng(n+1)=2.731788e+002;
n=280; farx(n+1)=5.957602e+000; foe(n+1)=5.067530e+001; krok(n+1)=7.304702e-006; ng(n+1)=3.228466e+002;
n=281; farx(n+1)=5.906489e+000; foe(n+1)=5.059531e+001; krok(n+1)=9.434846e-006; ng(n+1)=2.724192e+002;
n=282; farx(n+1)=5.933913e+000; foe(n+1)=5.051590e+001; krok(n+1)=7.325937e-006; ng(n+1)=3.194736e+002;
n=283; farx(n+1)=5.883165e+000; foe(n+1)=5.043679e+001; krok(n+1)=9.434846e-006; ng(n+1)=2.710008e+002;
n=284; farx(n+1)=5.910449e+000; foe(n+1)=5.035824e+001; krok(n+1)=7.316160e-006; ng(n+1)=3.180582e+002;
n=285; farx(n+1)=5.859996e+000; foe(n+1)=5.028003e+001; krok(n+1)=9.433029e-006; ng(n+1)=2.697707e+002;
n=286; farx(n+1)=5.887038e+000; foe(n+1)=5.020229e+001; krok(n+1)=7.265431e-006; ng(n+1)=3.169303e+002;
n=287; farx(n+1)=5.836844e+000; foe(n+1)=5.012473e+001; krok(n+1)=9.520265e-006; ng(n+1)=2.676118e+002;
n=288; farx(n+1)=5.864018e+000; foe(n+1)=5.004767e+001; krok(n+1)=7.258975e-006; ng(n+1)=3.166702e+002;
n=289; farx(n+1)=5.814402e+000; foe(n+1)=4.997115e+001; krok(n+1)=9.405221e-006; ng(n+1)=2.670605e+002;
n=290; farx(n+1)=5.841069e+000; foe(n+1)=4.989514e+001; krok(n+1)=7.265431e-006; ng(n+1)=3.134149e+002;
n=291; farx(n+1)=5.791727e+000; foe(n+1)=4.981933e+001; krok(n+1)=9.456672e-006; ng(n+1)=2.653067e+002;
n=292; farx(n+1)=5.818444e+000; foe(n+1)=4.974402e+001; krok(n+1)=7.258975e-006; ng(n+1)=3.128229e+002;
n=293; farx(n+1)=5.769590e+000; foe(n+1)=4.966916e+001; krok(n+1)=9.375707e-006; ng(n+1)=2.645827e+002;
n=294; farx(n+1)=5.796100e+000; foe(n+1)=4.959478e+001; krok(n+1)=7.304702e-006; ng(n+1)=3.102351e+002;
n=295; farx(n+1)=5.747804e+000; foe(n+1)=4.952090e+001; krok(n+1)=9.254712e-006; ng(n+1)=2.641763e+002;
n=296; farx(n+1)=5.773859e+000; foe(n+1)=4.944749e+001; krok(n+1)=7.325937e-006; ng(n+1)=3.070101e+002;
n=297; farx(n+1)=5.725858e+000; foe(n+1)=4.937436e+001; krok(n+1)=9.272806e-006; ng(n+1)=2.627782e+002;
n=298; farx(n+1)=5.751670e+000; foe(n+1)=4.930166e+001; krok(n+1)=7.265431e-006; ng(n+1)=3.060814e+002;
n=299; farx(n+1)=5.703813e+000; foe(n+1)=4.922907e+001; krok(n+1)=9.399927e-006; ng(n+1)=2.605023e+002;
n=300; farx(n+1)=5.729932e+000; foe(n+1)=4.915689e+001; krok(n+1)=7.258975e-006; ng(n+1)=3.066877e+002;

figure; semilogy(farx,'b'); hold on; semilogy(foe,'r'); xlabel('Iteracje'); ylabel('Earx, Eoe'); legend('Earx','Eoe'); title('Uczenie predyktora OE');
figure; subplot(2,1,1); semilogy(krok); xlabel('Iteracje'); ylabel('Krok');
subplot(2,1,2); semilogy(ng); xlabel('Iteracje'); ylabel('Norma gradientu');
Earx=farx(n+1)
Eoe=foe(n+1)
